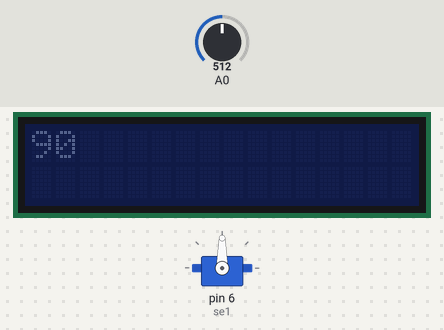
Simulated run of this sketch. Board: Arduino Uno, built with avr-gcc and run on an emulated ATmega328P. On the bench: servo, 16×2 character LCD. Inputs (shaded band) come from the test bench; at power-on: A0 = 512.

Above: at 1.2 s.
1.3 s: A0 set to 716
At 1.7 s:
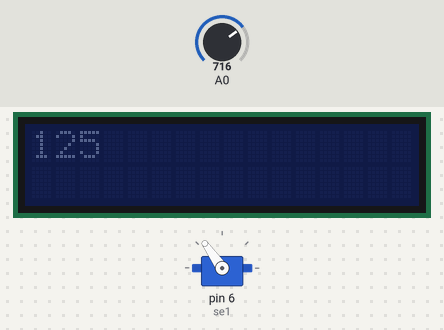
2.8 s: A0 set to 900
At 4.0 s:
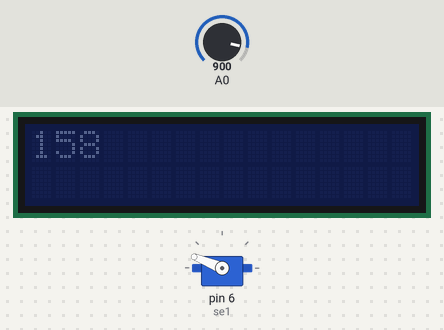
4.3 s: A0 set to 1023
At 5.1 s:
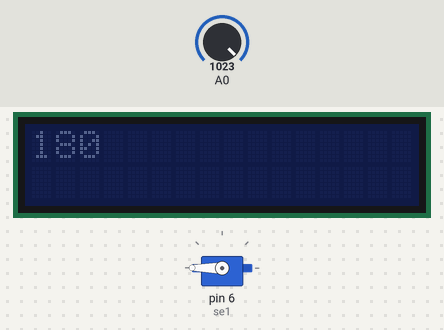
5.8 s: A0 set to 306
At 6.3 s:
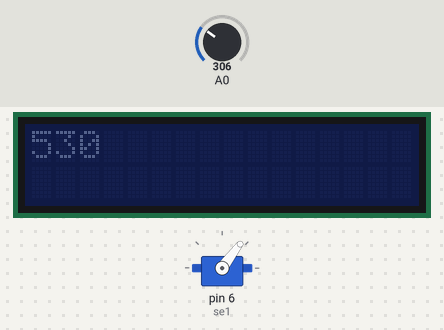
7.3 s: A0 set to 122
At 8.5 s:
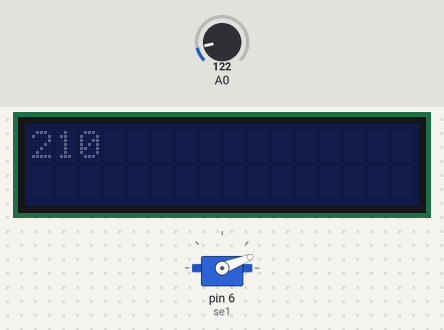
8.8 s: A0 set to 0
At 9.8 s:
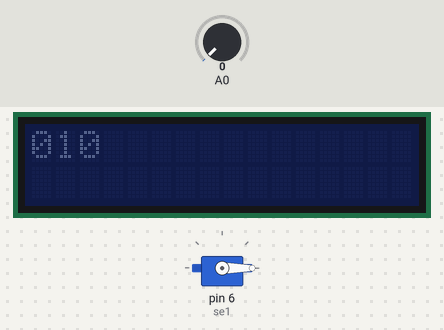
Timing chart, 0 to 11.3 s (numbered marks = the images above; inputs shaded):
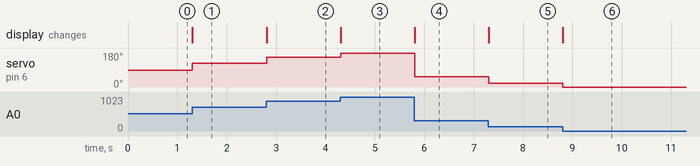

Measured:
- after the input at 1.3 s, servo on pin 6 (se1): 90° → 125° at once; the display: changes at once (image 1)
- after the input at 2.8 s, servo on pin 6 (se1): 125° → 158° at once; the display: changes at once (image 2)
- after the input at 4.3 s, servo on pin 6 (se1): 158° → 180° at once; the display: changes at once (image 3)
- after the input at 5.8 s, servo on pin 6 (se1): 180° → 53° at once; the display: changes at once (image 4)
- after the input at 7.3 s, servo on pin 6 (se1): 53° → 21° at once; the display: changes at once (image 5)
- after the input at 8.8 s, servo on pin 6 (se1): 21° → 0° at once; the display: changes at once (image 6)

The sketch:

servotolcd.ino
```cpp
#include <Wire.h>
#include <LiquidCrystal_I2C.h>
#include <Servo.h>
Servo se1;
LiquidCrystal_I2C lcd(0x27,16,2);
int val = 0;
void setup()
{
  se1.attach(6);
  lcd.init();
}
void loop()
{
  val = analogRead(A0);
  int sau = map(val,0,1023,0,180);
  se1.write(sau);
  lcd.setCursor(0,0);
  lcd.print(sau);
}
//code by *SevKan10* 
```
